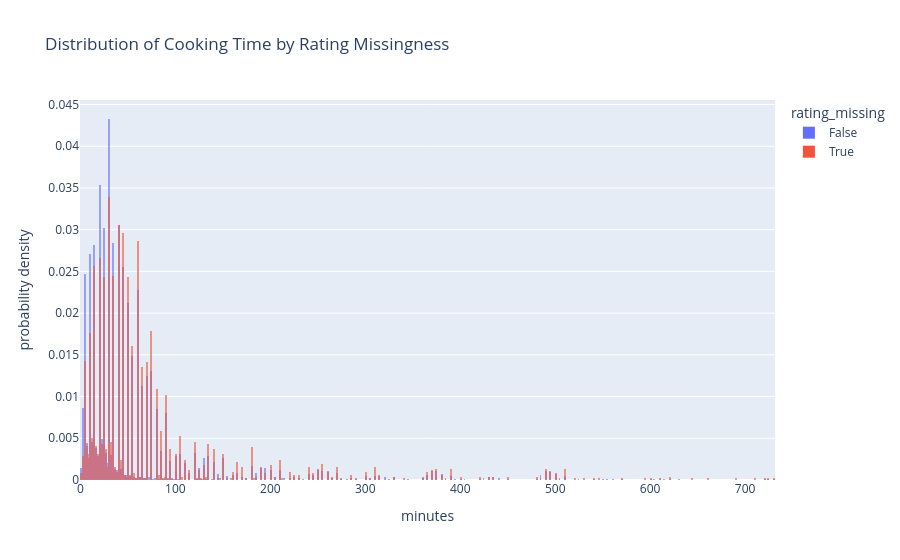

Notebook code for this chart:
### Code cell
# Define permutatuion test function
def permutation_test(col, n=1000):
    observed = np.abs(
        recipes.groupby('rating_missing')[col]
               .mean()
               .diff()
               .iloc[-1]
    )

    diffs = []

    for _ in range(n):
        shuffled = recipes['rating_missing'].sample(
            frac=1,
            replace=False
        ).reset_index(drop=True)

        diff = (
            recipes[col][shuffled]
            .groupby(shuffled)
            .mean()
            .diff()
            .iloc[-1]
        )

        diffs.append(np.abs(diff))

    p_value = (np.array(diffs) >= observed).mean()

    return observed, p_value, diffs

# Run permutation tests and store results

results = {}

for col in ['minutes', 'n_steps', 'calories']:

    obs, p_value, diffs = permutation_test(col)

    results[col] = {
        'observed': obs,
        'p_value': p_value,
        'diffs': diffs
    }

    print(f'\n{col}')
    print(f'Observed Difference: {obs:.3f}')
    print(f'P-value: {p_value:.4f}')

import plotly.express as px

minutes_cutoff = recipes['minutes'].quantile(0.99)

plot_data = recipes[recipes['minutes'] <= minutes_cutoff]

fig = px.histogram(
    plot_data,
    x='minutes',
    color='rating_missing',
    histnorm='probability density',
    barmode='overlay',
    opacity=0.6,
    title='Distribution of Cooking Time by Rating Missingness'
)

fig.show()
fig.write_html('nmar-cooking.html', include_plotlyjs='cdn')

### Figure 1 — Plotly figure (JSON) as saved in the notebook; plotly's stock layout.template omitted (floating-point values rounded to 4 significant figures; data arrays with more than 128 entries replaced by an {"elided": "..."} marker saying what was removed)
{"data": [{"bingroup": "x", "histnorm": "probability density", "hovertemplate": "rating_missing=False<br>minutes=%{x}<br>probability density=%{y}<extra></extra>", "legendgroup": "False", "marker": {"color": "#636efa", "opacity": 0.6, "pattern": {"shape": ""}}, "name": "False", "orientation": "v", "showlegend": true, "type": "histogram", "x": {"elided": "80395 int values"}, "xaxis": "x", "yaxis": "y"}, {"bingroup": "x", "histnorm": "probability density", "hovertemplate": "rating_missing=True<br>minutes=%{x}<br>probability density=%{y}<extra></extra>", "legendgroup": "True", "marker": {"color": "#EF553B", "opacity": 0.6, "pattern": {"shape": ""}}, "name": "True", "orientation": "v", "showlegend": true, "type": "histogram", "x": {"elided": "2554 int values"}, "xaxis": "x", "yaxis": "y"}], "layout": {"barmode": "overlay", "legend": {"title": {"text": "rating_missing"}, "tracegroupgap": 0}, "title": {"text": "Distribution of Cooking Time by Rating Missingness"}, "xaxis": {"anchor": "y", "domain": [0, 1], "title": {"text": "minutes"}}, "yaxis": {"anchor": "x", "domain": [0, 1], "title": {"text": "probability density"}}}}
